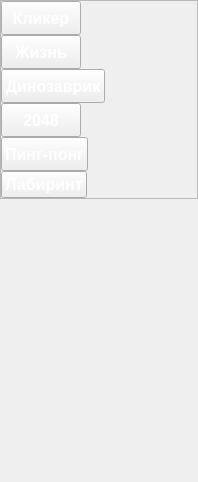
               <widget class="QWidget" name="page">
                <property name="geometry">
                 <rect>
                  <x>0</x>
                  <y>0</y>
                  <width>198</width>
                  <height>482</height>
                 </rect>
                </property>
                <property name="font">
                 <font>
                  <weight>50</weight>
                  <bold>false</bold>
                 </font>
                </property>
                <property name="styleSheet">
                 <string notr="true"/>
                </property>
                <attribute name="icon">
                 <iconset>
                  <normaloff>qt_icons/chevron-down.svg</normaloff>qt_icons/chevron-down.svg</iconset>
                </attribute>
                <attribute name="label">
                 <string>Игры</string>
                </attribute>
                <layout class="QVBoxLayout" name="verticalLayout_7">
                 <property name="spacing">
                  <number>0</number>
                 </property>
                 <property name="leftMargin">
                  <number>0</number>
                 </property>
                 <property name="topMargin">
                  <number>0</number>
                 </property>
                 <property name="rightMargin">
                  <number>0</number>
                 </property>
                 <property name="bottomMargin">
                  <number>0</number>
                 </property>
                 <item alignment="Qt::AlignTop">
                  <widget class="QFrame" name="frame_10">
                   <property name="frameShape">
                    <enum>QFrame::StyledPanel</enum>
                   </property>
                   <property name="frameShadow">
                    <enum>QFrame::Raised</enum>
                   </property>
                   <layout class="QVBoxLayout" name="verticalLayout_8">
                    <property name="spacing">
                     <number>0</number>
                    </property>
                    <property name="leftMargin">
                     <number>0</number>
                    </property>
                    <property name="topMargin">
                     <number>0</number>
                    </property>
                    <property name="rightMargin">
                     <number>0</number>
                    </property>
                    <property name="bottomMargin">
                     <number>0</number>
                    </property>
                    <item alignment="Qt::AlignLeft">
                     <widget class="QPushButton" name="clicker_button">
                      <property name="minimumSize">
                       <size>
                        <width>0</width>
                        <height>34</height>
                       </size>
                      </property>
                      <property name="font">
                       <font>
                        <pointsize>12</pointsize>
                        <weight>75</weight>
                        <bold>true</bold>
                       </font>
                      </property>
                      <property name="cursor">
                       <cursorShape>PointingHandCursor</cursorShape>
                      </property>
                      <property name="styleSheet">
                       <string notr="true">color: white</string>
                      </property>
                      <property name="text">
                       <string>Кликер</string>
                      </property>
                      <property name="icon">
                       <iconset>
                        <normaloff>data/emoji_clicker/apple.png</normaloff>data/emoji_clicker/apple.png</iconset>
                      </property>
                      <property name="iconSize">
                       <size>
                        <width>22</width>
                        <height>22</height>
                       </size>
                      </property>
                     </widget>
                    </item>
                    <item alignment="Qt::AlignLeft">
                     <widget class="QPushButton" name="life_button">
                      <property name="minimumSize">
                       <size>
                        <width>0</width>
                        <height>34</height>
                       </size>
                      </property>
                      <property name="font">
                       <font>
                        <pointsize>12</pointsize>
                        <weight>75</weight>
                        <bold>true</bold>
                       </font>
                      </property>
                      <property name="cursor">
                       <cursorShape>PointingHandCursor</cursorShape>
                      </property>
                      <property name="styleSheet">
                       <string notr="true">color: white</string>
                      </property>
                      <property name="text">
                       <string>Жизнь</string>
                      </property>
                      <property name="icon">
                       <iconset>
                        <normaloff>qt_icons/heart.svg</normaloff>qt_icons/heart.svg</iconset>
                      </property>
                      <property name="iconSize">
                       <size>
                        <width>23</width>
                        <height>23</height>
                       </size>
                      </property>
                     </widget>
                    </item>
                    <item alignment="Qt::AlignLeft">
                     <widget class="QPushButton" name="dino_button">
                      <property name="minimumSize">
                       <size>
                        <width>0</width>
                        <height>34</height>
                       </size>
                      </property>
                      <property name="font">
                       <font>
                        <pointsize>12</pointsize>
                        <weight>75</weight>
                        <bold>true</bold>
                       </font>
                      </property>
                      <property name="cursor">
                       <cursorShape>PointingHandCursor</cursorShape>
                      </property>
                      <property name="styleSheet">
                       <string notr="true">color: white</string>
                      </property>
                      <property name="text">
                       <string>Динозаврик</string>
                      </property>
                      <property name="icon">
                       <iconset>
                        <normaloff>data/data_dino/dino3.png</normaloff>data/data_dino/dino3.png</iconset>
                      </property>
                      <property name="iconSize">
                       <size>
                        <width>23</width>
                        <height>23</height>
                       </size>
                      </property>
                     </widget>
                    </item>
                    <item alignment="Qt::AlignLeft">
                     <widget class="QPushButton" name="nums_button">
                      <property name="minimumSize">
                       <size>
                        <width>0</width>
                        <height>34</height>
                       </size>
                      </property>
                      <property name="font">
                       <font>
                        <pointsize>12</pointsize>
                        <weight>75</weight>
                        <bold>true</bold>
                       </font>
                      </property>
                      <property name="cursor">
                       <cursorShape>PointingHandCursor</cursorShape>
                      </property>
                      <property name="styleSheet">
                       <string notr="true">color: white</string>
                      </property>
                      <property name="text">
                       <string>2048</string>
                      </property>
                      <property name="icon">
                       <iconset>
                        <normaloff>qt_icons/2048.png</normaloff>qt_icons/2048.png</iconset>
                      </property>
                      <property name="iconSize">
                       <size>
                        <width>23</width>
                        <height>23</height>
                       </size>
                      </property>
                     </widget>
                    </item>
                    <item alignment="Qt::AlignLeft|Qt::AlignTop">
                     <widget class="QPushButton" name="ping_pong_button">
                      <property name="minimumSize">
                       <size>
                        <width>0</width>
                        <height>34</height>
                       </size>
                      </property>
                      <property name="font">
                       <font>
                        <pointsize>12</pointsize>
                        <weight>75</weight>
                        <bold>true</bold>
                       </font>
                      </property>
                      <property name="cursor">
                       <cursorShape>PointingHandCursor</cursorShape>
                      </property>
                      <property name="styleSheet">
                       <string notr="true">color: white</string>
                      </property>
                      <property name="text">
                       <string>Пинг-понг</string>
                      </property>
                      <property name="icon">
                       <iconset>
                        <normaloff>qt_icons/ping-pong.png</normaloff>qt_icons/ping-pong.png</iconset>
                      </property>
                      <property name="iconSize">
                       <size>
                        <width>23</width>
                        <height>23</height>
                       </size>
                      </property>
                     </widget>
                    </item>
                    <item alignment="Qt::AlignLeft|Qt::AlignBottom">
                     <widget class="QPushButton" name="maze_button">
                      <property name="font">
                       <font>
                        <pointsize>12</pointsize>
                        <weight>75</weight>
                        <bold>true</bold>
                       </font>
                      </property>
                      <property name="cursor">
                       <cursorShape>PointingHandCursor</cursorShape>
                      </property>
                      <property name="styleSheet">
                       <string notr="true">color: white</string>
                      </property>
                      <property name="text">
                       <string>Лабиринт</string>
                      </property>
                      <property name="icon">
                       <iconset>
                        <normaloff>qt_icons/maze.png</normaloff>qt_icons/maze.png</iconset>
                      </property>
                      <property name="iconSize">
                       <size>
                        <width>24</width>
                        <height>22</height>
                       </size>
                      </property>
                     </widget>
                    </item>
                   </layout>
                  </widget>
                 </item>
                </layout>
               </widget>
